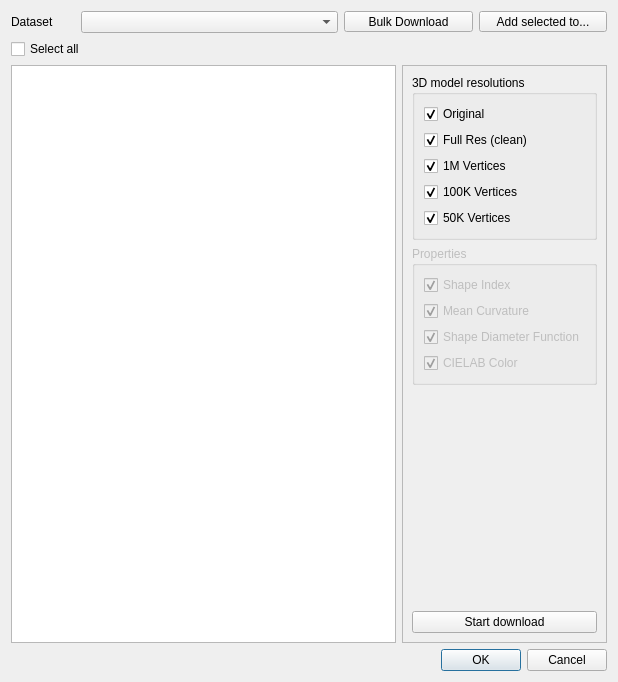
<?xml version="1.0" encoding="UTF-8"?>
<ui version="4.0">
 <class>BrowseDialog</class>
 <widget class="QDialog" name="BrowseDialog">
  <property name="geometry">
   <rect>
    <x>0</x>
    <y>0</y>
    <width>618</width>
    <height>682</height>
   </rect>
  </property>
  <property name="sizePolicy">
   <sizepolicy hsizetype="Preferred" vsizetype="MinimumExpanding">
    <horstretch>0</horstretch>
    <verstretch>0</verstretch>
   </sizepolicy>
  </property>
  <property name="windowTitle">
   <string>Dialog</string>
  </property>
  <layout class="QVBoxLayout" name="verticalLayout">
   <item>
    <layout class="QHBoxLayout" name="topHorizontalLayout" stretch="1,4,2,2">
     <item>
      <widget class="QLabel" name="datasetLabel">
       <property name="sizePolicy">
        <sizepolicy hsizetype="Preferred" vsizetype="Fixed">
         <horstretch>0</horstretch>
         <verstretch>0</verstretch>
        </sizepolicy>
       </property>
       <property name="text">
        <string>Dataset</string>
       </property>
      </widget>
     </item>
     <item>
      <widget class="QComboBox" name="datasetSelector">
       <property name="sizePolicy">
        <sizepolicy hsizetype="Preferred" vsizetype="Fixed">
         <horstretch>0</horstretch>
         <verstretch>0</verstretch>
        </sizepolicy>
       </property>
      </widget>
     </item>
     <item>
      <widget class="QToolButton" name="bulkDownloadButton">
       <property name="sizePolicy">
        <sizepolicy hsizetype="Preferred" vsizetype="Fixed">
         <horstretch>0</horstretch>
         <verstretch>0</verstretch>
        </sizepolicy>
       </property>
       <property name="text">
        <string>Bulk Download</string>
       </property>
       <property name="checkable">
        <bool>true</bool>
       </property>
      </widget>
     </item>
     <item>
      <widget class="QToolButton" name="addArtefactsButton">
       <property name="sizePolicy">
        <sizepolicy hsizetype="Preferred" vsizetype="Fixed">
         <horstretch>0</horstretch>
         <verstretch>0</verstretch>
        </sizepolicy>
       </property>
       <property name="text">
        <string>Add selected to...</string>
       </property>
       <property name="popupMode">
        <enum>QToolButton::InstantPopup</enum>
       </property>
      </widget>
     </item>
    </layout>
   </item>
   <item>
    <layout class="QHBoxLayout" name="selectionHorizontalLayout">
     <item>
      <widget class="QCheckBox" name="selectAllCheckBox">
       <property name="text">
        <string>Select all</string>
       </property>
      </widget>
     </item>
    </layout>
   </item>
   <item>
    <layout class="QHBoxLayout" name="middleHorizontalLayout">
     <item>
      <widget class="QTableView" name="artefactTableView">
       <property name="sizePolicy">
        <sizepolicy hsizetype="MinimumExpanding" vsizetype="MinimumExpanding">
         <horstretch>0</horstretch>
         <verstretch>0</verstretch>
        </sizepolicy>
       </property>
       <property name="showDropIndicator" stdset="0">
        <bool>false</bool>
       </property>
       <property name="dragEnabled">
        <bool>true</bool>
       </property>
       <attribute name="horizontalHeaderStretchLastSection">
        <bool>true</bool>
       </attribute>
       <attribute name="verticalHeaderCascadingSectionResizes">
        <bool>true</bool>
       </attribute>
       <attribute name="verticalHeaderMinimumSectionSize">
        <number>100</number>
       </attribute>
      </widget>
     </item>
     <item>
      <widget class="QFrame" name="bulkDownloadOptions">
       <property name="frameShape">
        <enum>QFrame::StyledPanel</enum>
       </property>
       <property name="frameShadow">
        <enum>QFrame::Raised</enum>
       </property>
       <layout class="QVBoxLayout" name="verticalLayout_4">
        <item>
         <widget class="QGroupBox" name="modelGroupBox">
          <property name="title">
           <string>3D model resolutions</string>
          </property>
          <layout class="QVBoxLayout" name="verticalLayout_2">
           <item>
            <widget class="QCheckBox" name="resOriginalCheckBox">
             <property name="text">
              <string>Original</string>
             </property>
             <property name="checked">
              <bool>true</bool>
             </property>
            </widget>
           </item>
           <item>
            <widget class="QCheckBox" name="resCleanCheckBox">
             <property name="text">
              <string>Full Res (clean)</string>
             </property>
             <property name="checked">
              <bool>true</bool>
             </property>
            </widget>
           </item>
           <item>
            <widget class="QCheckBox" name="res1MCheckBox">
             <property name="text">
              <string>1M Vertices</string>
             </property>
             <property name="checked">
              <bool>true</bool>
             </property>
            </widget>
           </item>
           <item>
            <widget class="QCheckBox" name="res100KCheckBox">
             <property name="text">
              <string>100K Vertices</string>
             </property>
             <property name="checked">
              <bool>true</bool>
             </property>
            </widget>
           </item>
           <item>
            <widget class="QCheckBox" name="res50CheckBox">
             <property name="text">
              <string>50K Vertices</string>
             </property>
             <property name="checked">
              <bool>true</bool>
             </property>
            </widget>
           </item>
          </layout>
         </widget>
        </item>
        <item>
         <widget class="QGroupBox" name="propertiesGroupBox">
          <property name="enabled">
           <bool>false</bool>
          </property>
          <property name="title">
           <string>Properties</string>
          </property>
          <layout class="QVBoxLayout" name="verticalLayout_3">
           <item>
            <widget class="QCheckBox" name="shapeIndexCheckBox">
             <property name="text">
              <string>Shape Index</string>
             </property>
             <property name="checked">
              <bool>true</bool>
             </property>
            </widget>
           </item>
           <item>
            <widget class="QCheckBox" name="meanCurvCheckBox">
             <property name="text">
              <string>Mean Curvature</string>
             </property>
             <property name="checked">
              <bool>true</bool>
             </property>
            </widget>
           </item>
           <item>
            <widget class="QCheckBox" name="sdfCheckBox">
             <property name="text">
              <string>Shape Diameter Function</string>
             </property>
             <property name="checked">
              <bool>true</bool>
             </property>
            </widget>
           </item>
           <item>
            <widget class="QCheckBox" name="labCheckBox">
             <property name="text">
              <string>CIELAB Color</string>
             </property>
             <property name="checked">
              <bool>true</bool>
             </property>
            </widget>
           </item>
          </layout>
         </widget>
        </item>
        <item>
         <spacer name="verticalSpacer">
          <property name="orientation">
           <enum>Qt::Vertical</enum>
          </property>
          <property name="sizeHint" stdset="0">
           <size>
            <width>20</width>
            <height>40</height>
           </size>
          </property>
         </spacer>
        </item>
        <item>
         <widget class="QPushButton" name="startDownloadButton">
          <property name="text">
           <string>Start download</string>
          </property>
         </widget>
        </item>
       </layout>
      </widget>
     </item>
    </layout>
   </item>
   <item>
    <widget class="QDialogButtonBox" name="buttonBox">
     <property name="standardButtons">
      <set>QDialogButtonBox::Cancel|QDialogButtonBox::Ok</set>
     </property>
    </widget>
   </item>
  </layout>
  <action name="actionBulkDownload">
   <property name="checkable">
    <bool>true</bool>
   </property>
   <property name="text">
    <string>BulkDownload</string>
   </property>
  </action>
 </widget>
 <resources/>
 <connections>
  <connection>
   <sender>actionBulkDownload</sender>
   <signal>toggled(bool)</signal>
   <receiver>bulkDownloadOptions</receiver>
   <slot>setVisible(bool)</slot>
   <hints>
    <hint type="sourcelabel">
     <x>-1</x>
     <y>-1</y>
    </hint>
    <hint type="destinationlabel">
     <x>261</x>
     <y>528</y>
    </hint>
   </hints>
  </connection>
  <connection>
   <sender>bulkDownloadButton</sender>
   <signal>toggled(bool)</signal>
   <receiver>actionBulkDownload</receiver>
   <slot>setChecked(bool)</slot>
   <hints>
    <hint type="sourcelabel">
     <x>68</x>
     <y>397</y>
    </hint>
    <hint type="destinationlabel">
     <x>-1</x>
     <y>-1</y>
    </hint>
   </hints>
  </connection>
  <connection>
   <sender>buttonBox</sender>
   <signal>accepted()</signal>
   <receiver>BrowseDialog</receiver>
   <slot>accept()</slot>
   <hints>
    <hint type="sourcelabel">
     <x>308</x>
     <y>658</y>
    </hint>
    <hint type="destinationlabel">
     <x>308</x>
     <y>340</y>
    </hint>
   </hints>
  </connection>
  <connection>
   <sender>buttonBox</sender>
   <signal>rejected()</signal>
   <receiver>BrowseDialog</receiver>
   <slot>reject()</slot>
   <hints>
    <hint type="sourcelabel">
     <x>308</x>
     <y>658</y>
    </hint>
    <hint type="destinationlabel">
     <x>308</x>
     <y>340</y>
    </hint>
   </hints>
  </connection>
 </connections>
</ui>
